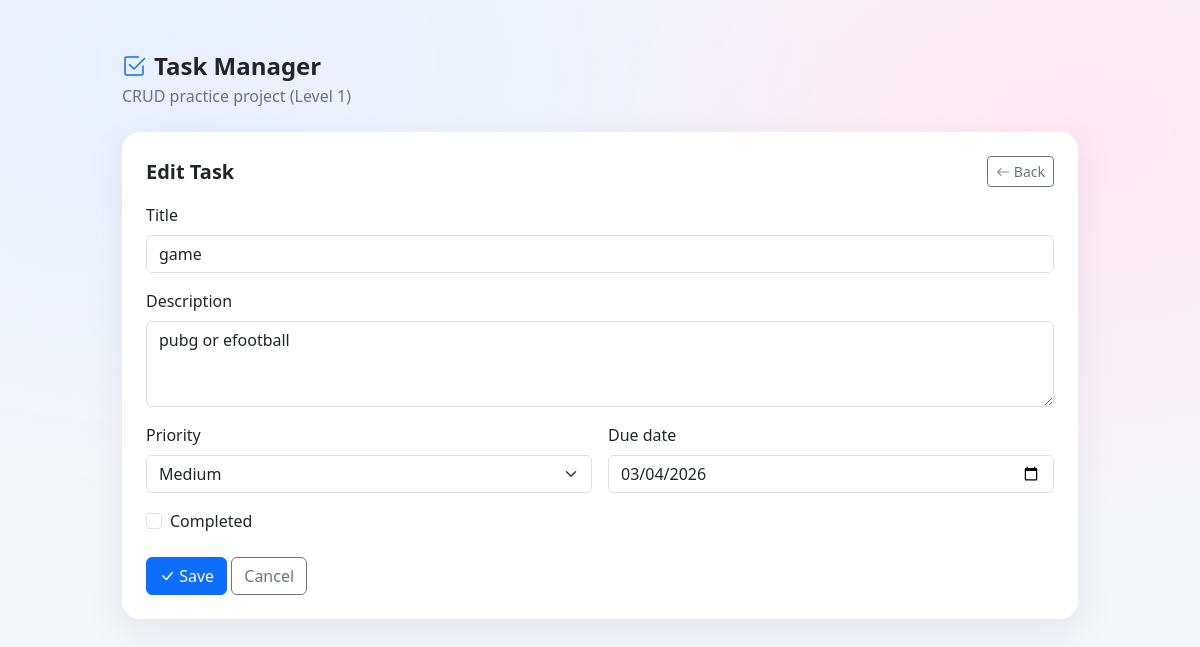
Page /edit/2/ on the committed database.
### tasks/models.py (models this page shows, shortened)
class Task(models.Model):
    PRIORITY_CHOICES = [
        ("L", "Low"),
        ("M", "Medium"),
        ("H", "High"),
    ]
    title = models.CharField(max_length=200)
    description = models.TextField(blank=True)
    completed = models.BooleanField(default=False)
    priority = models.CharField(max_length=1, choices=PRIORITY_CHOICES, default="M")
    due_date = models.DateField(null=True, blank=True)

### tasks/views.py (the view)
# urls.py: path("edit/<int:pk>/", views.task_edit, name="task_edit"),
def task_edit(request, pk):
    task = get_object_or_404(Task, pk=pk)
    if request.method == "POST":
        form = TaskForm(request.POST, instance=task)
        if form.is_valid():
            form.save()
            messages.success(request, "✏️ Task updated!")
            return redirect("task_list")
    else:
        form = TaskForm(instance=task)
    return render(request, "tasks/task_form.html", {"form": form, "title": "Edit Task"})

### tasks/forms.py
class TaskForm(forms.ModelForm):
    class Meta:
        model = Task
        fields = ["title", "description", "priority", "due_date", "completed"]
        widgets = {
            "title": forms.TextInput(attrs={"class": "form-control", "placeholder": "e.g., Study Django"}),
            "description": forms.Textarea(attrs={"class": "form-control", "rows": 3, "placeholder": "Optional notes..."}),
            "priority": forms.Select(attrs={"class": "form-select"}),
            "due_date": forms.DateInput(attrs={"class": "form-control", "type": "date"}),
            "completed": forms.CheckboxInput(attrs={"class": "form-check-input"}),
        }

### tasks/templates/tasks/task_form.html (shortened to what this page needs)
{% extends "tasks/base.html" %}
{% block content %}
<div class="card soft-shadow">
  <div class="card-body p-4">
    <div class="d-flex align-items-center justify-content-between mb-3">
      <div class="h5 m-0 title">{{ title }}</div>
      <a class="btn btn-outline-secondary btn-sm" href="{% url 'task_list' %}">
        <i class="bi bi-arrow-left"></i> Back
      </a>
    </div>
    <form method="post" novalidate>
      <div class="mb-3">
        <label class="form-label">Title</label>
        {{ form.title }}
      </div>
      <div class="mb-3">
        <label class="form-label">Description</label>
        {{ form.description }}
      </div>
      <div class="row g-3 mb-3">
        <div class="col-md-6">
          <label class="form-label">Priority</label>
          {{ form.priority }}
        </div>
        <div class="col-md-6">
          <label class="form-label">Due date</label>
          {{ form.due_date }}
        </div>
      </div>
      <div class="form-check mb-4">
        {{ form.completed }}
        <label class="form-check-label">Completed</label>
      </div>
      <button class="btn btn-primary"><i class="bi bi-check-lg"></i> Save</button>
      <a class="btn btn-outline-secondary" href="{% url 'task_list' %}">Cancel</a>
    </form>
  </div>
</div>
{% endblock %}

### tasks/templates/tasks/base.html (style rules this page uses)
body { background: radial-gradient(1200px 800px at 15% 10%, #e8f0ff 0%, transparent 55%), radial-gradient(1000px 700px at 90% 20%, #ffe8f3 0%, transparent 55%), #f6f7fb; }
.card { border:0; border-radius:18px; }
.soft-shadow { box-shadow: 0 12px 40px rgba(16,24,40,.08); }
.title { font-weight:700; }

### rows in the picture
Task: title "game", description "pubg or efootball", priority "Medium", due_date "03/04/2026"

### other values in the picture
{{ title }} "Edit Task"
